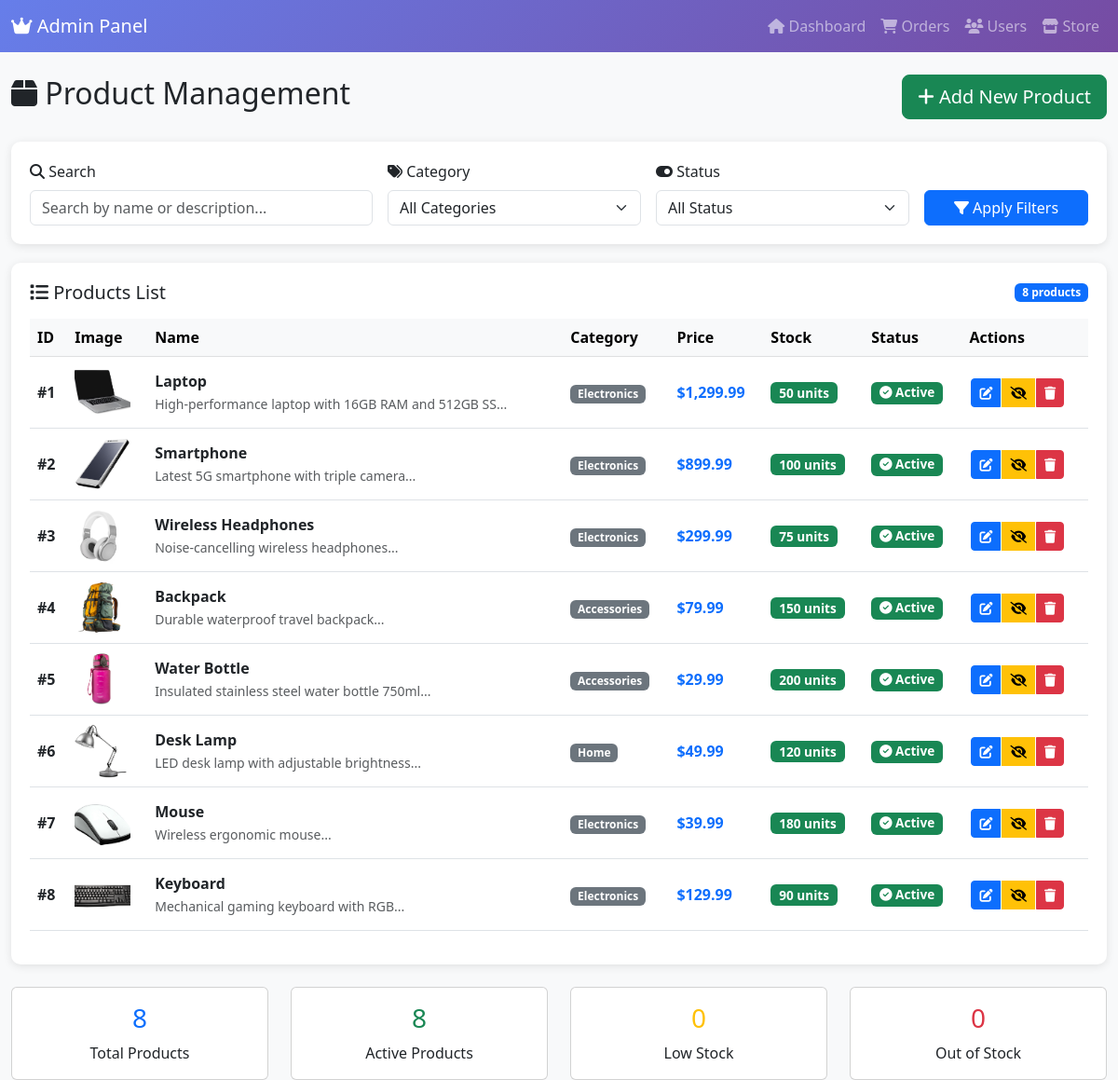
/admin/products.php (signed in), run on the app's committed database.
### tables this page shows
CREATE TABLE products (
    product_id INT AUTO_INCREMENT PRIMARY KEY,
    name VARCHAR(255) NOT NULL,
    description TEXT,
    price DECIMAL(10, 2) NOT NULL,
    discount_percentage DECIMAL(5, 2) DEFAULT 0,
    stock_quantity INT DEFAULT 0,
    category VARCHAR(100),
    image_url VARCHAR(500),
    is_active BOOLEAN DEFAULT TRUE,
    created_at TIMESTAMP DEFAULT CURRENT_TIMESTAMP,
    updated_at TIMESTAMP DEFAULT CURRENT_TIMESTAMP ON UPDATE CURRENT_TIMESTAMP,
    INDEX idx_category (category),
    INDEX idx_active (is_active),
    CONSTRAINT chk_price CHECK (price >= 0),
    CONSTRAINT chk_discount CHECK (discount_percentage >= 0 AND discount_percentage < 100),
    CONSTRAINT chk_stock CHECK (stock_quantity >= 0)
);

### config/database.php (called while the page is built, shortened)
<?php
function sanitizeInput($data) {
    $data = trim($data);
    $data = stripslashes($data);
    $data = htmlspecialchars($data, ENT_QUOTES, 'UTF-8');
    return $data;
}
?>

### admin/products.php (the view, shortened to what this page needs)
<?php
require_once '../config/database.php';
$db = Database::getInstance()->getConnection();
$search = sanitizeInput($_GET['search'] ?? '');
$status = $_GET['status'] ?? 'all';
$query = "SELECT * FROM products WHERE 1=1";
$params = [];
$query .= " ORDER BY created_at DESC";
$stmt = $db->prepare($query);
$stmt->execute($params);
$products = $stmt->fetchAll();
?>
<!DOCTYPE html>
<html lang="en">
<head>
    <link href="https://cdn.jsdelivr.net/npm/bootstrap@5.3.0/dist/css/bootstrap.min.css" rel="stylesheet">
    <link href="https://cdnjs.cloudflare.com/ajax/libs/font-awesome/6.4.0/css/all.min.css" rel="stylesheet">
</head>
<body>
    <nav class="navbar navbar-expand-lg navbar-dark admin-navbar">
        <div class="container-fluid">
            <a class="navbar-brand" href="index.php">
                <i class="fas fa-crown"></i> Admin Panel
            </a>
            <div class="navbar-nav ms-auto">
                <a class="nav-link" href="index.php"><i class="fas fa-home"></i> Dashboard</a>
                <a class="nav-link" href="orders.php"><i class="fas fa-shopping-cart"></i> Orders</a>
                <a class="nav-link" href="users.php"><i class="fas fa-users"></i> Users</a>
                <a class="nav-link" href="../dashboard.php"><i class="fas fa-store"></i> Store</a>
            </div>
        </div>
    </nav>
    <div class="container-fluid mt-4">
        <div class="d-flex justify-content-between align-items-center mb-4">
            <h2><i class="fas fa-box"></i> Product Management</h2>
            <a href="product_add.php" class="btn btn-success btn-lg">
                <i class="fas fa-plus"></i> Add New Product
            </a>
        </div>
        <div class="filter-section">
            <form method="GET" action="" class="row g-3">
                <div class="col-md-4">
                    <label class="form-label"><i class="fas fa-search"></i> Search</label>
                    <input type="text" class="form-control" name="search"
                           placeholder="Search by name or description..."
                           value="<?php echo htmlspecialchars($search); ?>">
                </div>
                <div class="col-md-3">
                    <label class="form-label"><i class="fas fa-tags"></i> Category</label>
                    <select class="form-select" name="category">
                        <option value="">All Categories</option>
                    </select>
                </div>
                <div class="col-md-3">
                    <label class="form-label"><i class="fas fa-toggle-on"></i> Status</label>
                    <select class="form-select" name="status">
                        <option value="all" <?php echo $status === 'all' ? 'selected' : ''; ?>>All Status</option>
                    </select>
                </div>
                <div class="col-md-2">
                    <label class="form-label">&nbsp;</label>
                    <button type="submit" class="btn btn-primary w-100">
                        <i class="fas fa-filter"></i> Apply Filters
                    </button>
                </div>
            </form>
        </div>
        <div class="product-card">
            <div class="d-flex justify-content-between align-items-center mb-3">
                <h5 class="mb-0"><i class="fas fa-list"></i> Products List</h5>
                <span class="badge bg-primary"><?php echo count($products); ?> products</span>
            </div>
            <div class="table-responsive">
                <table class="table table-hover align-middle">
                    <thead class="table-light">
                        <tr>
                            <th>ID</th>
                            <th>Image</th>
                            <th>Name</th>
                            <th>Category</th>
                            <th>Price</th>
                            <th>Stock</th>
                            <th>Status</th>
                            <th>Actions</th>
                        </tr>
                    </thead>
                    <tbody>
                        <?php if (empty($products)): ?>
                            <tr>
                                <td colspan="8" class="text-center py-4">
                                    <i class="fas fa-box-open fa-3x text-muted mb-2"></i>
                                    <p class="text-muted">No products found</p>
                                    <a href="product_add.php" class="btn btn-primary">
                                        <i class="fas fa-plus"></i> Add First Product
                                    </a>
                                </td>
                            </tr>
                        <?php else: ?>
                            <?php foreach ($products as $product): ?>
                                <tr>
                                    <td><strong>#<?php echo $product['product_id']; ?></strong></td>
                                    <td>
                                        <?php
                                            $imagePath = '../assets/images/products/' . $product['name'] . '.png';
                                            if (file_exists($imagePath)):
                                        ?>
                                            <img src="<?php echo $imagePath; ?>"
                                                 class="product-image-thumb"
                                                 alt="<?php echo htmlspecialchars($product['name']); ?>">
                                        <?php elseif (!empty($product['image_url']) && file_exists('../' . $product['image_url'])): ?>
                                            <img src="../<?php echo htmlspecialchars($product['image_url']); ?>"
                                                 class="product-image-thumb"
                                                 alt="<?php echo htmlspecialchars($product['name']); ?>">
                                        <?php else: ?>
                                            <div class="product-image-thumb bg-light d-flex align-items-center justify-content-center">
                                                <i class="fas fa-image text-muted"></i>
                                            </div>
                                        <?php endif; ?>
                                    </td>
                                    <td>
                                        <strong><?php echo htmlspecialchars($product['name']); ?></strong><br>
                                        <small class="text-muted">
                                            <?php echo htmlspecialchars(substr($product['description'], 0, 50)); ?>...
                                        </small>
                                    </td>
                                    <td>
                                        <span class="badge bg-secondary">
                                            <?php echo htmlspecialchars($product['category'] ?? 'N/A'); ?>
                                        </span>
                                    </td>
                                    <td>
                                        <strong class="text-primary">$<?php echo number_format($product['price'], 2); ?></strong>
                                    </td>
                                    <td>
                                        <?php if ($product['stock_quantity'] > 10): ?>
                                            <span class="badge bg-success status-badge">
                                                <?php echo $product['stock_quantity']; ?> units
                                            </span>
                                        <?php elseif ($product['stock_quantity'] > 0): ?>
                                            <span class="badge bg-warning status-badge">
                                                <?php echo $product['stock_quantity']; ?> units
                                            </span>
                                        <?php else: ?>
                                            <span class="badge bg-danger status-badge">
                                                Out of stock
                                            </span>
                                        <?php endif; ?>
                                    </td>
                                    <td>
                                        <?php if ($product['is_active']): ?>
                                            <span class="badge bg-success status-badge">
                                                <i class="fas fa-check-circle"></i> Active
                                            </span>
                                        <?php else: ?>
                                            <span class="badge bg-secondary status-badge">
                                                <i class="fas fa-times-circle"></i> Inactive
                                            </span>
                                        <?php endif; ?>
                                    </td>
                                    <td>
                                        <div class="btn-group" role="group">
                                            <a href="product_edit.php?id=<?php echo $product['product_id']; ?>"
                                               class="btn btn-sm btn-primary action-btn"
                                               title="Edit Product">
                                                <i class="fas fa-edit"></i>
                                            </a>
                                            <a href="?toggle=<?php echo $product['is_active']; ?>&id=<?php echo $product['product_id']; ?>"
                                               class="btn btn-sm btn-<?php echo $product['is_active'] ? 'warning' : 'success'; ?> action-btn"
                                               onclick="return confirm('<?php echo $product['is_active'] ? 'Deactivate' : 'Activate'; ?> this product?')"
                                               title="<?php echo $product['is_active'] ? 'Deactivate' : 'Activate'; ?>">
                                                <i class="fas fa-<?php echo $product['is_active'] ? 'eye-slash' : 'eye'; ?>"></i>
                                            </a>
                                            <a href="product_delete.php?id=<?php echo $product['product_id']; ?>"
                                               class="btn btn-sm btn-danger action-btn"
                                               onclick="return confirm('Are you sure you want to delete this product? This action cannot be undone!')"
                                               title="Delete Product">
                                                <i class="fas fa-trash"></i>
                                            </a>
                                        </div>
                                    </td>
                                </tr>
                            <?php endforeach; ?>
                        <?php endif; ?>
                    </tbody>
                </table>
            </div>
        </div>
        <div class="row mt-4">
            <div class="col-md-3">
                <div class="card text-center">
                    <div class="card-body">
                        <h3 class="text-primary"><?php echo count($products); ?></h3>
                        <p class="mb-0">Total Products</p>
                    </div>
                </div>
            </div>
            <div class="col-md-3">
                <div class="card text-center">
                    <div class="card-body">
                        <?php $activeCount = count(array_filter($products, fn($p) => $p['is_active'])); ?>
                        <h3 class="text-success"><?php echo $activeCount; ?></h3>
                        <p class="mb-0">Active Products</p>
                    </div>
                </div>
            </div>
            <div class="col-md-3">
                <div class="card text-center">
                    <div class="card-body">
                        <?php $lowStock = count(array_filter($products, fn($p) => $p['stock_quantity'] < 10 && $p['stock_quantity'] > 0)); ?>
                        <h3 class="text-warning"><?php echo $lowStock; ?></h3>
                        <p class="mb-0">Low Stock</p>
                    </div>
                </div>
            </div>
            <div class="col-md-3">
                <div class="card text-center">
                    <div class="card-body">
                        <?php $outOfStock = count(array_filter($products, fn($p) => $p['stock_quantity'] == 0)); ?>
                        <h3 class="text-danger"><?php echo $outOfStock; ?></h3>
                        <p class="mb-0">Out of Stock</p>
                    </div>
                </div>
            </div>
        </div>
    </div>
</body>
</html>

### admin/products.php (style rules this page uses)
body { background-color: #f8f9fa; }
.admin-navbar { background: linear-gradient(135deg, #667eea 0%, #764ba2 100%); }
.product-image-thumb { width: 60px; height: 60px; object-fit: cover; border-radius: 8px; }
.product-card { background: white; border-radius: 10px; padding: 20px; box-shadow: 0 2px 10px rgba(0,0,0,0.1); }
.action-btn { margin: 2px; }
.filter-section { background: white; padding: 20px; border-radius: 10px; margin-bottom: 20px; box-shadow: 0 2px 10px rgba(0,0,0,0.1); }
.status-badge { font-size: 0.85rem; }

### data on the page
products: product_id "1", name (picture), name "Laptop", description "High-performance laptop with 16GB RAM and 512GB SS", category "Electronics", price "1,299.99", stock_quantity "50", is_active 1 (drawn)
products: product_id "2", name (picture), name "Smartphone", description "Latest 5G smartphone with triple camera", category "Electronics", price "899.99", stock_quantity "100", is_active 1 (drawn)
products: product_id "3", name (picture), name "Wireless Headphones", description "Noise-cancelling wireless headphones", category "Electronics", price "299.99", stock_quantity "75", is_active 1 (drawn)
products: product_id "4", name (picture), name "Backpack", description "Durable waterproof travel backpack", category "Accessories", price "79.99", stock_quantity "150", is_active 1 (drawn)
products: product_id "5", name (picture), name "Water Bottle", description "Insulated stainless steel water bottle 750ml", category "Accessories", price "29.99", stock_quantity "200", is_active 1 (drawn)
products: product_id "6", name (picture), name "Desk Lamp", description "LED desk lamp with adjustable brightness", category "Home", price "49.99", stock_quantity "120", is_active 1 (drawn)
products: product_id "7", name (picture), name "Mouse", description "Wireless ergonomic mouse", category "Electronics", price "39.99", stock_quantity "180", is_active 1 (drawn)
products: product_id "8", name (picture), name "Keyboard", description "Mechanical gaming keyboard with RGB", category "Electronics", price "129.99", stock_quantity "90", is_active 1 (drawn)

### other printed values
count($products) "8"
$activeCount "8"
$lowStock "0"
$outOfStock "0"
